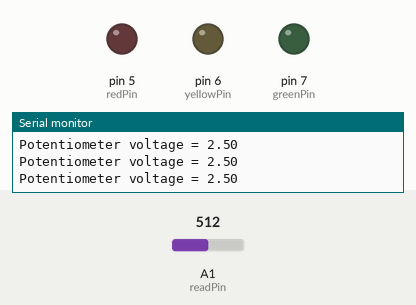
Bench run of a sketch on a simulated Arduino Uno, built with avr-gcc and run on an emulated ATmega328P. On the bench: output pins drawn as LEDs (lit = HIGH), the last lines printed to the serial monitor. Inputs (shaded band) come from the test bench; at power-on: A1 (readPin) = 512.

Above: at 1.2 s.
1.3 s: A1 (readPin) set to 601
2.9 s: A1 (readPin) set to 630
At 3.7 s:
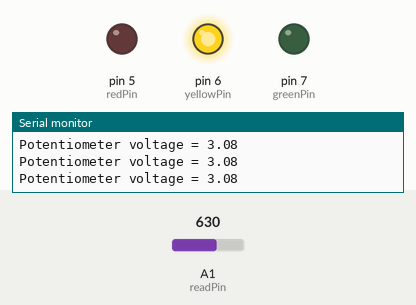
4.7 s: A1 (readPin) set to 809
6.2 s: A1 (readPin) set to 831
At 7.1 s:
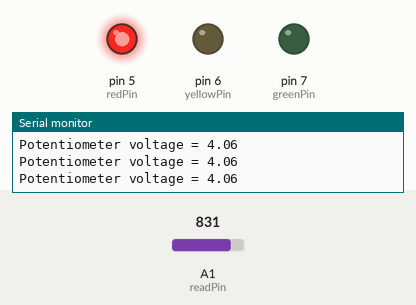
8.0 s: A1 (readPin) set to 306
At 9.2 s:
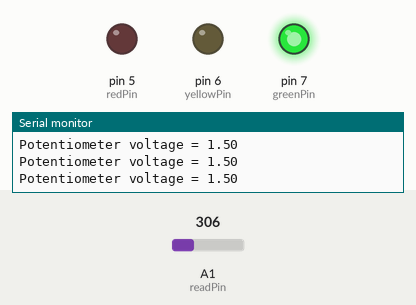
9.7 s: A1 (readPin) set to 716
At 11.3 s:
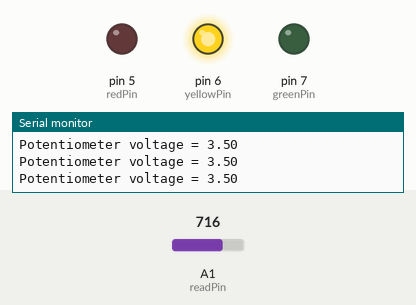
Timing chart, 0 to 12.5 s (numbered marks = the images above; inputs shaded):
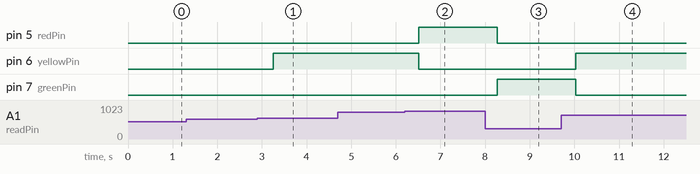

The sketch:

potentiometer.ino.ino
```cpp
int readPin  = A1;
int readVal;
float vp;
int wait = 250;

int redPin = 5;
float redLine = 4.;
int yellowPin = 6;
float yellowLine = redLine -1.;
int greenPin = 7;
float greenLine = yellowLine -1.;


void setup() {
  // put your setup code here, to run once:
  pinMode(readPin,INPUT);
  pinMode(redPin,OUTPUT);
  pinMode(yellowPin, OUTPUT);
  pinMode(greenPin,OUTPUT);
  Serial.begin(9600);
}

void loop() {
  // put your main code here, to run repeatedly:
  readVal = analogRead(readPin);
  vp = (5./1023.)*readVal;
  Serial.print("Potentiometer voltage = ");
  Serial.println(vp);
  delay(wait);

  if(vp <= greenLine){
    digitalWrite(redPin,LOW);
    digitalWrite(yellowPin,LOW);
    digitalWrite(greenPin,HIGH);
  }

   if(vp <=redLine && vp > yellowLine){
    digitalWrite(redPin,LOW);
    digitalWrite(yellowPin,HIGH);
    digitalWrite(greenPin,LOW);
  }

  if(vp >redLine){
    digitalWrite(redPin,HIGH);
    digitalWrite(yellowPin,LOW);
    digitalWrite(greenPin,LOW);
  }


}
```

Measured:
- the behaviour switches between 613 and 614 on A1 (readPin) (found by bisection; images 0 and 1)
- the behaviour switches between 818 and 819 on A1 (readPin) (found by bisection; images 1 and 2)
- after the input at 2.9 s, pin 6 (yellowPin): LOW → HIGH after 0.36 s
- after the input at 6.2 s, pin 5 (redPin): LOW → HIGH after 0.32 s; pin 6 (yellowPin): HIGH → LOW after 0.32 s
- after the input at 8.0 s, pin 5 (redPin): HIGH → LOW after 0.27 s; pin 7 (greenPin): LOW → HIGH after 0.27 s
- after the input at 9.7 s, pin 6 (yellowPin): LOW → HIGH after 0.33 s; pin 7 (greenPin): HIGH → LOW after 0.33 s
